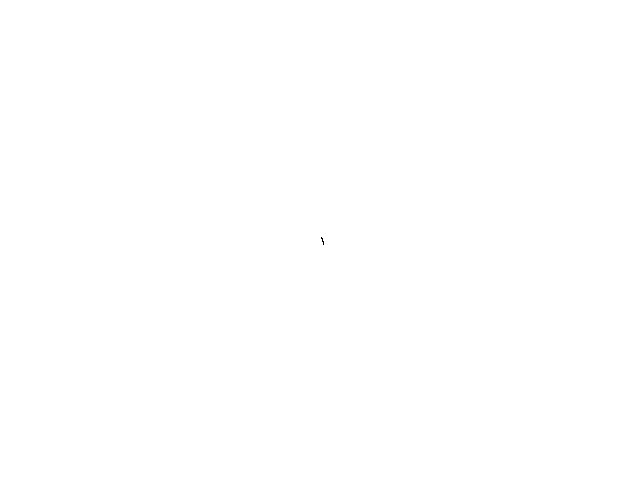
Frame 1 (no input)
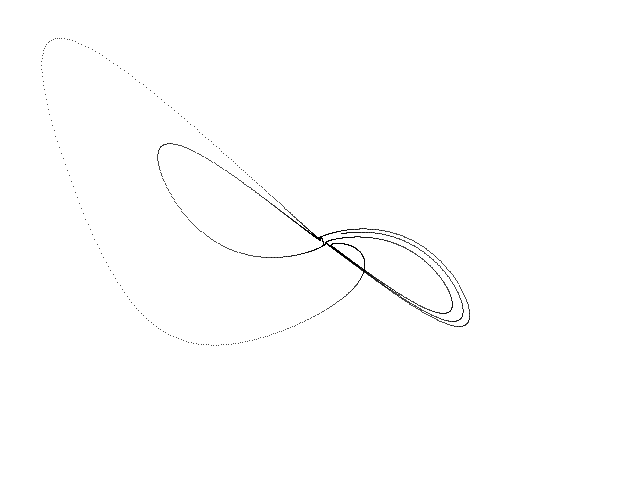
Frame 60 (the mouse pressed at the canvas centre just before this capture)
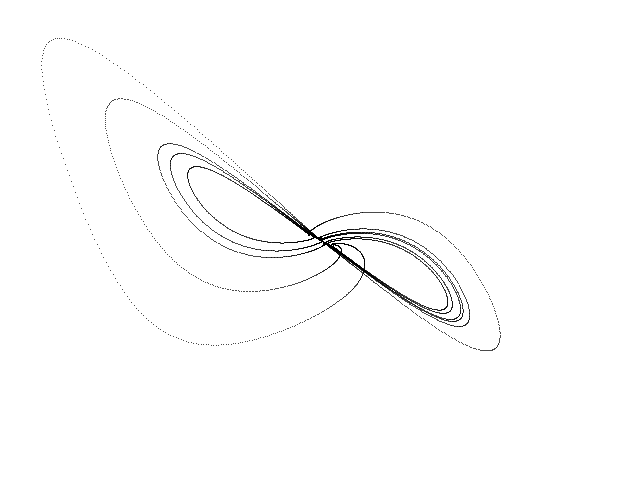
Frame 120 (the mouse held since frame 60 and released just before this capture)

The Processing sketch that drew these frames (run headless with seeded random() and noise(); from frame 60 on, the mouse is pressed at the canvas centre):

// Processing sketch: Rikitake
// ── Rikitake.pde
// Rikitake chaotic attractor //

  float x = 0.1;
  float y = 0.1;
  float z = 0.1;
  float dt = 0.005;
  float a = 5.0;
  float b = 2.0;


void setup() {
  
  size(640, 480);
  background(255);
  
}

void draw() {
  
  for (int i=0; i<100; i++) {
    
    float nx = x;
    float ny = y;
    float nz = z;
        
    x = nx + dt * (- b * nx + nz * ny);
    y = ny + dt * (- b * ny + (nz - a) * nx);
    z = nz + dt * (1.0 - nx * ny);
  
    point(320 + (37 * x), 240 + (47 * y));
        
  }

}
